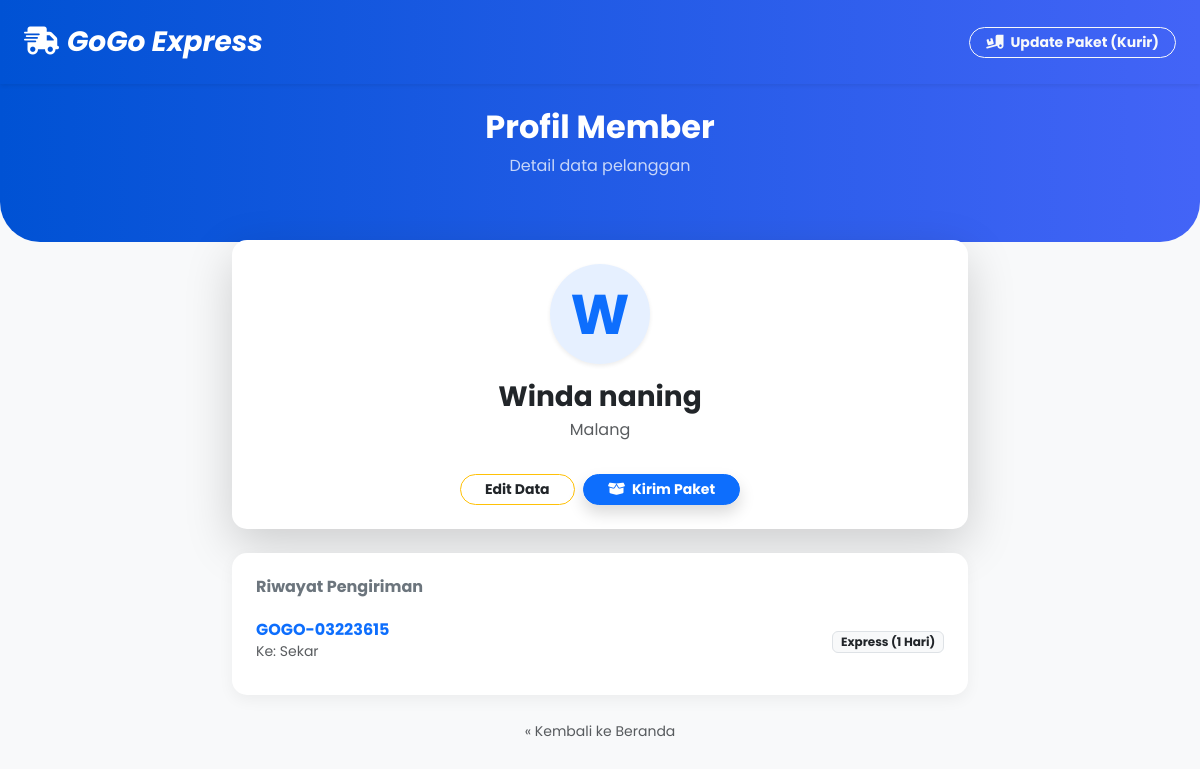
/GoGo/3/, run on the app's committed database.
### gogo/models.py (models this page shows, shortened)
class Customer(models.Model):
    nik = models.CharField(max_length=16, unique=True)
    nama = models.CharField(max_length=100)
    alamat = models.TextField()
    kota = models.CharField(max_length=100)
    no_telepon = models.CharField(max_length=100)
    tanggal = models.DateTimeField(auto_now_add=True)

class Paket(models.Model):
    JENIS_LAYANAN = [
        ('REG', 'Reguler (2-3 Hari)'),
        ('EXP', 'Express (1 Hari)'),
        ('CARGO', 'Kargo (Min 10kg)'),
    ]
    resi = models.CharField(max_length=20, unique=True, blank=True)
    pengirim = models.ForeignKey(Customer, on_delete=models.CASCADE, related_name='paket_dikirim')
    penerima = models.CharField(max_length=100)
    alamat_tujuan = models.TextField()
    layanan = models.CharField(max_length=10, choices=JENIS_LAYANAN, default='REG')
    berat = models.DecimalField(max_digits=10, decimal_places=2)
    tanggal_kirim = models.DateTimeField(auto_now_add=True)

### gogo/views.py (the view)
# urls.py: path('<int:pk>/', CustomerDetailView.as_view(), name='customer-detail'),
class CustomerDetailView(DetailView):
    model = Customer
    template_name = 'gogo/customer_detail.html'

### gogo/templates/gogo/customer_detail.html
{% extends 'gogo/base.html' %}
{% block content %}
<div class="bg-header text-white pb-5 pt-4" style="border-bottom-left-radius: 40px; border-bottom-right-radius: 40px; margin-bottom: -50px;">
    <div class="container text-center">
        <h2 class="fw-bold">Profil Member</h2>
        <p class="opacity-75">Detail data pelanggan</p>
    </div>
</div>
<div class="container mt-5">
    <div class="row justify-content-center">
        <div class="col-md-8">
            <div class="card card-custom p-4 shadow-lg mb-4 text-center">
                <div class="mx-auto mb-3">
                    <div class="rounded-circle bg-primary bg-opacity-10 text-primary d-flex align-items-center justify-content-center fw-bold display-4 shadow-sm" style="width: 100px; height: 100px;">
                        {{ object.nama|slice:":1" }}
                    </div>
                </div>
                <h3 class="fw-bold mb-1">{{ object.nama }}</h3>
                <p class="text-muted">{{ object.kota }}</p>
                <div class="d-flex justify-content-center gap-2 mt-3">
                    <a href="{% url 'customer-edit' object.pk %}" class="btn btn-outline-warning btn-sm rounded-pill px-4 fw-bold text-dark">Edit Data</a>
                    <a href="{% url 'paket-add' %}?pengirim_baru={{ object.pk }}" class="btn btn-primary btn-sm rounded-pill px-4 fw-bold shadow">
                        <i class="fas fa-box-open me-1"></i> Kirim Paket
                    </a>
                </div>
            </div>
            <div class="card card-custom p-4">
                <h6 class="fw-bold text-secondary mb-3">Riwayat Pengiriman</h6>
                {% if object.paket_dikirim.all %}
                    <div class="list-group list-group-flush">
                        {% for paket in object.paket_dikirim.all %}
                        <a href="{% url 'paket-detail' paket.pk %}" class="list-group-item list-group-item-action px-0 border-bottom-0">
                            <div class="d-flex w-100 justify-content-between align-items-center">
                                <div>
                                    <h6 class="mb-0 fw-bold text-primary">{{ paket.resi }}</h6>
                                    <small class="text-muted">Ke: {{ paket.penerima }}</small>
                                </div>
                                <span class="badge bg-light text-dark border">{{ paket.get_layanan_display }}</span>
                            </div>
                        </a>
                        {% endfor %}
                    </div>
                {% else %}
                    <p class="text-center text-muted small">Belum ada riwayat.</p>
                {% endif %}
            </div>
            <div class="text-center mt-4 mb-5">
                <a href="{% url 'customer-list' %}" class="text-muted text-decoration-none small">&laquo; Kembali ke Beranda</a>
            </div>
        </div>
    </div>
</div>
{% endblock %}

### gogo/templates/gogo/base.html (style rules this page uses)
body { font-family: 'Poppins', sans-serif; background-color: #f8f9fa; padding-bottom: 100px; }
.bg-header { background: linear-gradient(90deg, #0052D4 0%, #4364F7 100%); }
.card-custom { border: none; border-radius: 15px; box-shadow: 0 5px 15px rgba(0,0,0,0.05); transition: all 0.3s ease; background: white; cursor: pointer; }

### data on the page
Customer: nama "W", nama "Winda naning", kota "Malang"
Paket: resi "GOGO-03223615", penerima "Sekar", layanan "Express (1 Hari)"
